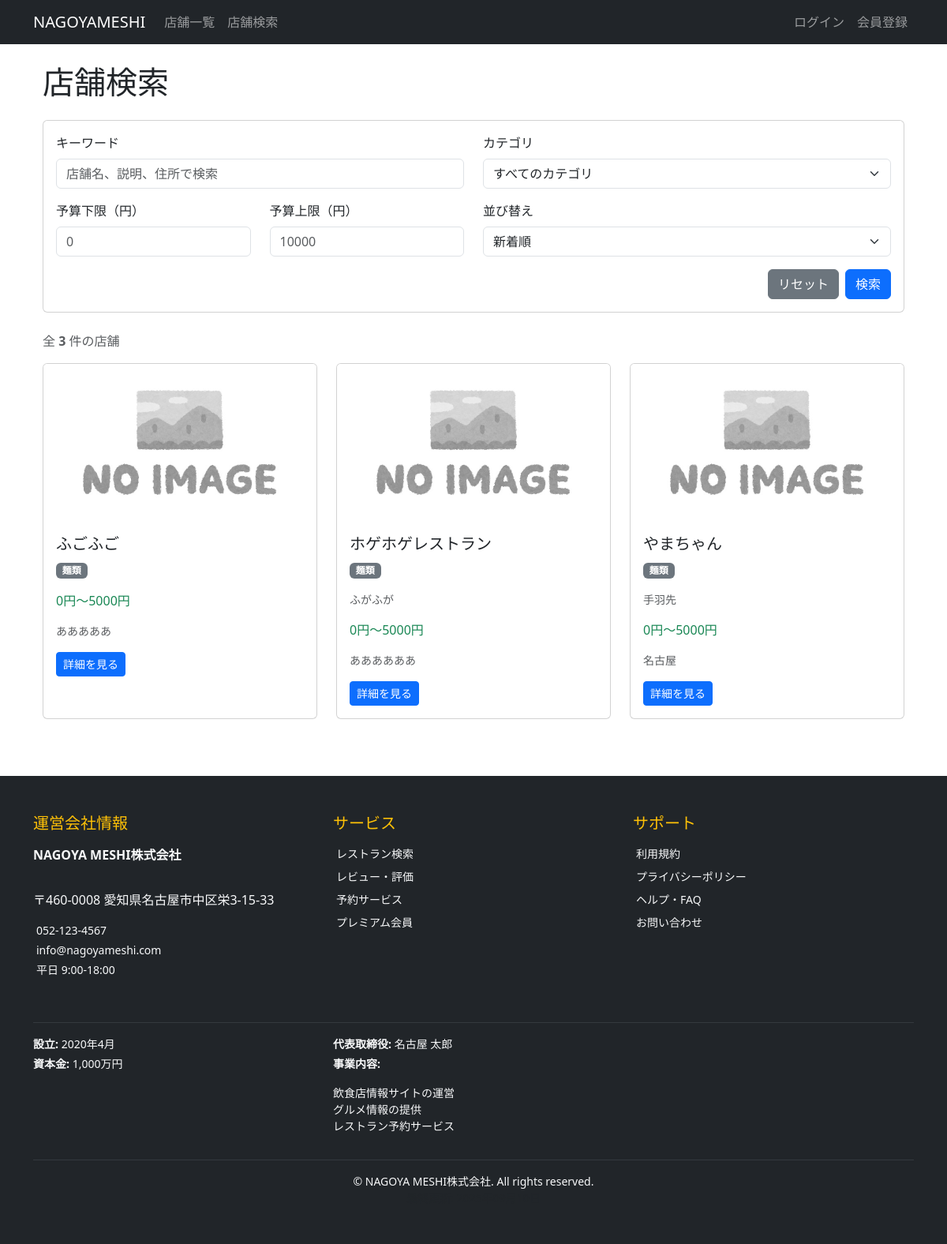
The page /search/ on the database as committed earlier.
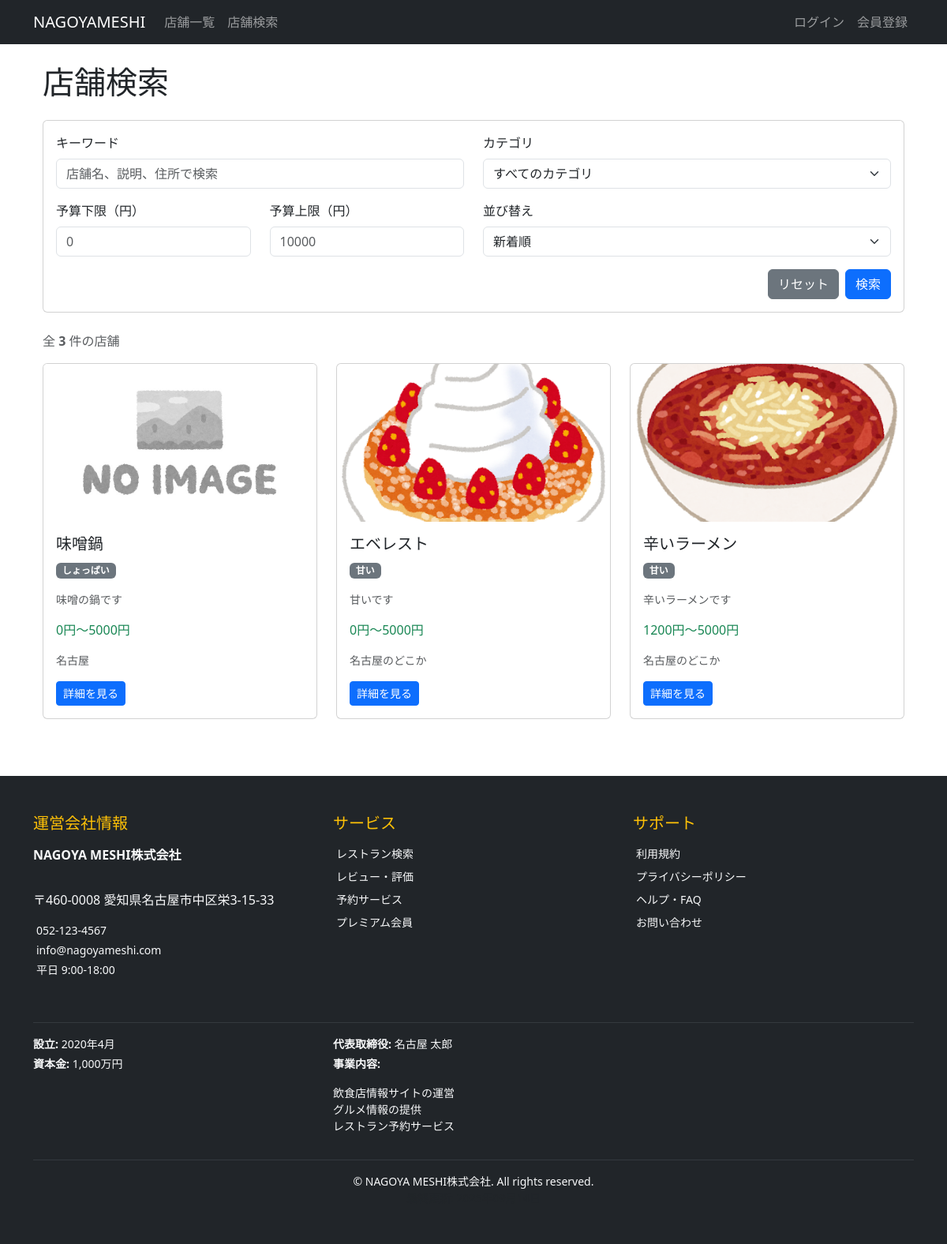
The same page on the database as committed later.
### restaurants/models.py (models this page shows, shortened)
class Restaurant(models.Model):
    name = models.CharField('店舗名', max_length=100)
    description = models.TextField('説明', blank=True)
    category = models.ForeignKey(Category, verbose_name='カテゴリ', on_delete=models.PROTECT)
    postal_code = models.CharField('郵便番号', max_length=8, blank=True)
    address = models.TextField('住所')
    phone_number = models.CharField('電話番号', max_length=15, blank=True)
    opening_hours = models.CharField('営業時間', max_length=100, blank=True)
    closed_days = models.CharField('定休日', max_length=100, blank=True)
    budget_min = models.PositiveIntegerField(
        '予算下限',
        validators=[MinValueValidator(0)],
        default=0,
        help_text='最低予算（円）'
    )
    budget_max = models.PositiveIntegerField(
        '予算上限',
        validators=[MinValueValidator(0)],
        default=5000,
        help_text='最高予算（円）'
    )
    image = models.ImageField('メイン画像', upload_to='restaurants/', blank=True, null=True)
    is_active = models.BooleanField('公開中', default=True)
    created_at = models.DateTimeField('作成日時', auto_now_add=True)
    updated_at = models.DateTimeField('更新日時', auto_now=True)
    class Meta:
        verbose_name = '店舗'
        verbose_name_plural = '店舗'
        ordering = ['-created_at']

### categories/models.py (models this page shows, shortened)
class Category(models.Model):
    name = models.CharField('カテゴリ名', max_length=50, unique=True)
    description = models.TextField('説明', blank=True)
    created_at = models.DateTimeField('作成日時', auto_now_add=True)
    updated_at = models.DateTimeField('更新日時', auto_now=True)
    class Meta:
        verbose_name = 'カテゴリ'
        verbose_name_plural = 'カテゴリ'
        ordering = ['name']

### restaurants/views.py (the view)
# urls.py: path('search/', views.search, name='search'),
def search(request):
    from categories.models import Category
    from django.db.models import Q
    keyword = request.GET.get('keyword', '').strip()
    category_id = request.GET.get('category', '')
    budget_min = request.GET.get('budget_min', '')
    budget_max = request.GET.get('budget_max', '')
    sort_by = request.GET.get('sort', 'created_at')
    restaurants = Restaurant.objects.filter(is_active=True).select_related('category')
    if keyword:
        restaurants = restaurants.filter(
            Q(name__icontains=keyword) |
            Q(description__icontains=keyword) |
            Q(address__icontains=keyword)
        )
    if category_id:
        restaurants = restaurants.filter(category_id=category_id)
    try:
        if budget_min:
            restaurants = restaurants.filter(budget_max__gte=int(budget_min))
        if budget_max:
            restaurants = restaurants.filter(budget_min__lte=int(budget_max))
    except ValueError:
        pass
    if sort_by == 'name':
        restaurants = restaurants.order_by('name')
    elif sort_by == 'budget_min':
        restaurants = restaurants.order_by('budget_min')
    elif sort_by == 'budget_max':
        restaurants = restaurants.order_by('-budget_max')
    else:  # created_at
        restaurants = restaurants.order_by('-created_at')
    paginator = Paginator(restaurants, 9)  # 1ページ9件
    page_number = request.GET.get('page')
    page_obj = paginator.get_page(page_number)
    categories = Category.objects.all().order_by('name')
    context = {
        'page_title': '店舗検索',
        'categories': categories,
        'page_obj': page_obj,
        'keyword': keyword,
        'selected_category': category_id,
        'budget_min': budget_min,
        'budget_max': budget_max,
        'sort_by': sort_by,
        'result_count': restaurants.count(),
    }
    return render(request, 'restaurants/search.html', context)

### admin_panel/context_processors.py (called while the page is built)
def company_info(request):
    return {
        'company_info': CompanyInfo.get_instance()
    }

### admin_panel/models.py (called while the page is built)
    @classmethod
    def get_instance(cls):
        obj, created = cls.objects.get_or_create(pk=1)
        return obj

### restaurants/templates/restaurants/search.html (shortened to what the changed rows need)
{% extends 'base.html' %}
{% load static %}
{% block content %}
<div class="container mt-4">
    <h1 class="mb-4"> 店舗検索</h1>
    {% if page_obj %}
        <div class="row">
            {% for restaurant in page_obj %}
                <div class="col-md-4 mb-4">
                    <div class="card h-100">
                        {% if restaurant.image %}
                            <img src="{{ restaurant.image.url }}" alt="{{ restaurant.name }}"
                                 class="card-img-top" style="height: 200px; object-fit: cover;">
                        {% else %}
                            <img src="{% static 'images/no_image_yoko.jpg' %}" alt="No Image"
                                 class="card-img-top" style="height: 200px; object-fit: cover;">
                        {% endif %}
                        <div class="card-body">
                            <h5 class="card-title">{{ restaurant.name }}</h5>
                            <p class="card-text">
                                <span class="badge bg-secondary">{{ restaurant.category.name }}</span>
                            </p>
                            {% if restaurant.description %}
                                <p class="card-text text-muted small">
                                    {{ restaurant.description|truncatechars:80 }}
                                </p>
                            {% endif %}
                            <p class="text-success">
                                {{ restaurant.budget_min|default:0 }}円〜{{ restaurant.budget_max|default:5000 }}円
                            </p>
                            <p class="text-muted small">
                                {{ restaurant.address|truncatechars:30 }}
                            </p>
                            <a href="{% url 'restaurants:detail' restaurant.id %}" class="btn btn-primary btn-sm">
                                 詳細を見る
                            </a>
                        </div>
                    </div>
                </div>
            {% endfor %}
        </div>
    {% else %}
        <div class="alert alert-info text-center">
            <i class="fas fa-store"></i> 登録されている店舗がありません。
        </div>
    {% endif %}
</div>
{% endblock %}

Rows that differ between the two databases and show on the page:
removed Restaurant: name "ふごふご", category.name "麺類", budget_min "0", budget_max "5000", address "あああああ"
removed Restaurant: name "ホゲホゲレストラン", category.name "麺類", description "ふがふが", budget_min "0", budget_max "5000", address "ああああああ"
removed Restaurant: name "やまちゃん", category.name "麺類", description "手羽先", budget_min "0", budget_max "5000", address "名古屋"
added Restaurant: name "味噌鍋", category.name "しょっぱい", description "味噌の鍋です", budget_min "0", budget_max "5000", address "名古屋"
added Restaurant: image (picture), name "エベレスト", category.name "甘い", description "甘いです", budget_min "0", budget_max "5000", address "名古屋のどこか"
added Restaurant: image (picture), name "辛いラーメン", category.name "甘い", description "辛いラーメンです", budget_min "1200", budget_max "5000", address "名古屋のどこか"
